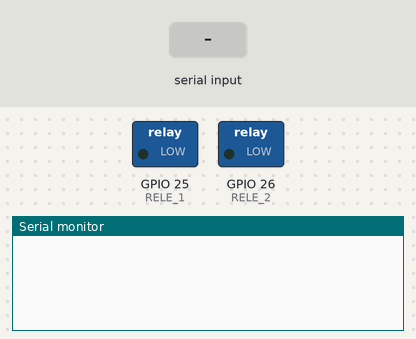
Bench run of a sketch on a simulated ESP32. Parts: switched loads named in the sketch (green lamp = pin HIGH), the last lines printed to the serial monitor. The test bench sets the inputs (shaded band).

Above: at 1.2 s.
1.3 s: "RELE1\n" received over Serial
At 3.5 s:
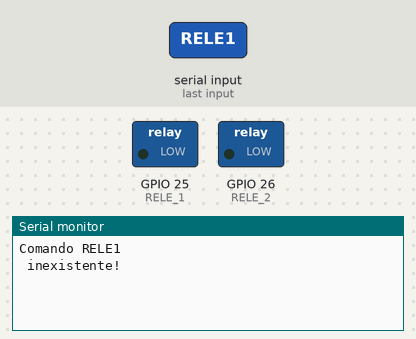
3.8 s: "ON\n" received over Serial
At 5.5 s:
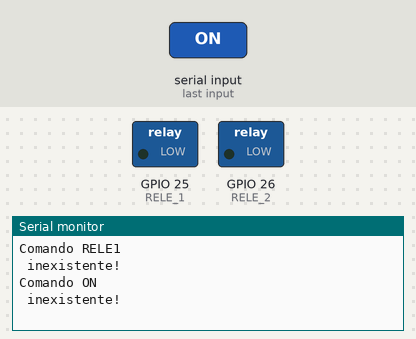
6.3 s: "MSG\n" received over Serial
At 8.6 s:
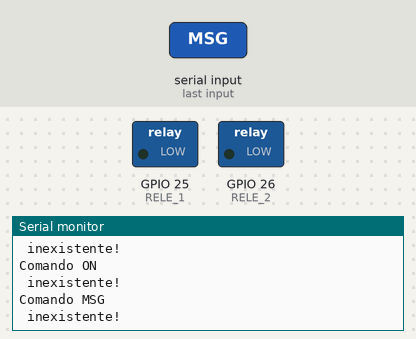

Measured:
- after the input at 1.3 s, the serial monitor: prints a new line after 1.0 s (image 1)
- after the input at 3.8 s, the serial monitor: prints a new line after 1.0 s (image 2)
- after the input at 6.3 s, the serial monitor: prints a new line after 1.0 s (image 3)

The sketch:

SerialComando_V3.ino
```cpp
// Reles  --------------------------------------------------------------
// Use constantes para determinar o numero que indica os Pinos dos Reles
// pois é um valor que não sera alterado durante a execução do código
// garantindo assim a integridade do valor da variavel
const int RELE_1 = 25;
const int RELE_2 = 26;

void setup() {
  Serial.begin(9600);
  pinMode(RELE_1, OUTPUT);
  pinMode(RELE_2, OUTPUT);
}

void acionarRele(int pin, bool ligar) {
  digitalWrite(pin, ligar ? HIGH : LOW);
}

void RecebeComando() {
  //Recebe da serial determinado comando
  //ex: RELE1
  String comando = Serial.readStringUntil(' ');

  if (comando == "RELE1")
  {
    //chama a função acionarRele passando o Rele e Se seraligado ou na
    acionarRele(RELE_1, Serial.readStringUntil('\n') == "ON");

  }
  else if (comando == "RELE2")
  {
    acionarRele(RELE_2, Serial.readStringUntil('\n') == "ON");
  }
  else if (comando == "MSG")
  {
    String mensagem = Serial.readStringUntil('\n');
    Serial.print("Mensagem: ");
    Serial.println(mensagem);
  }
  else
  {
    Serial.print("Comando ");
    Serial.print(comando);
    Serial.println(" inexistente!");
  }
}

void loop() {
  if (Serial.available()) {
    RecebeComando();
  }
}
```
